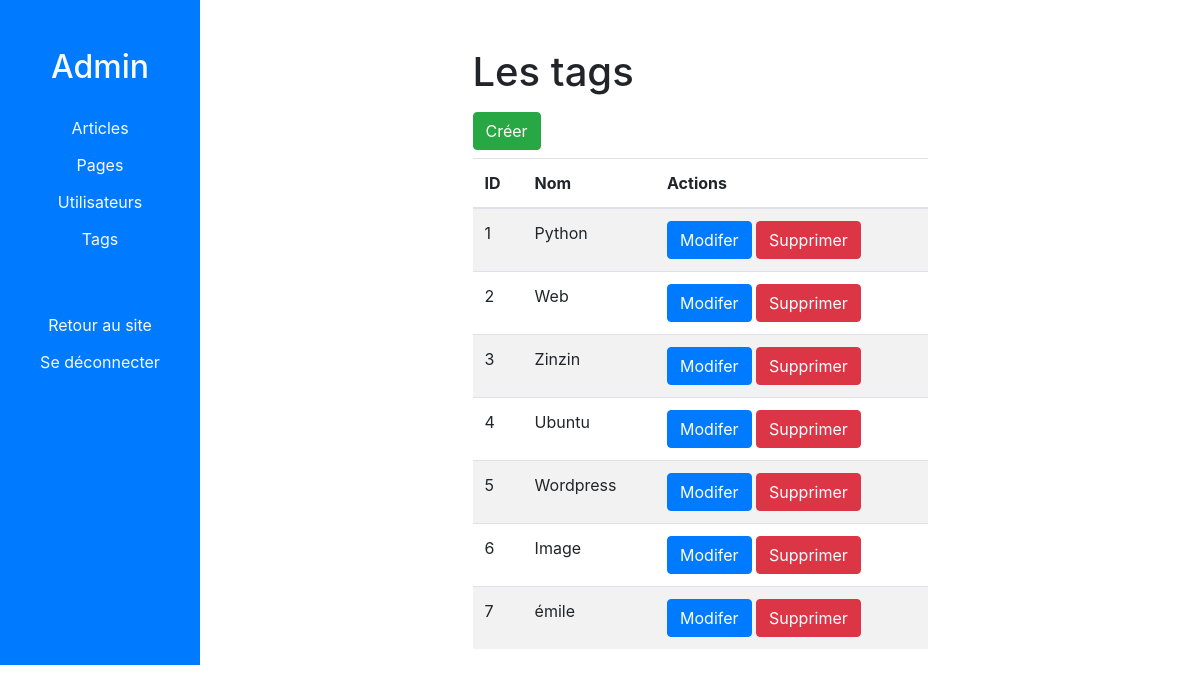
/admin/tags (signed in), run on an earlier commit of the app's database.
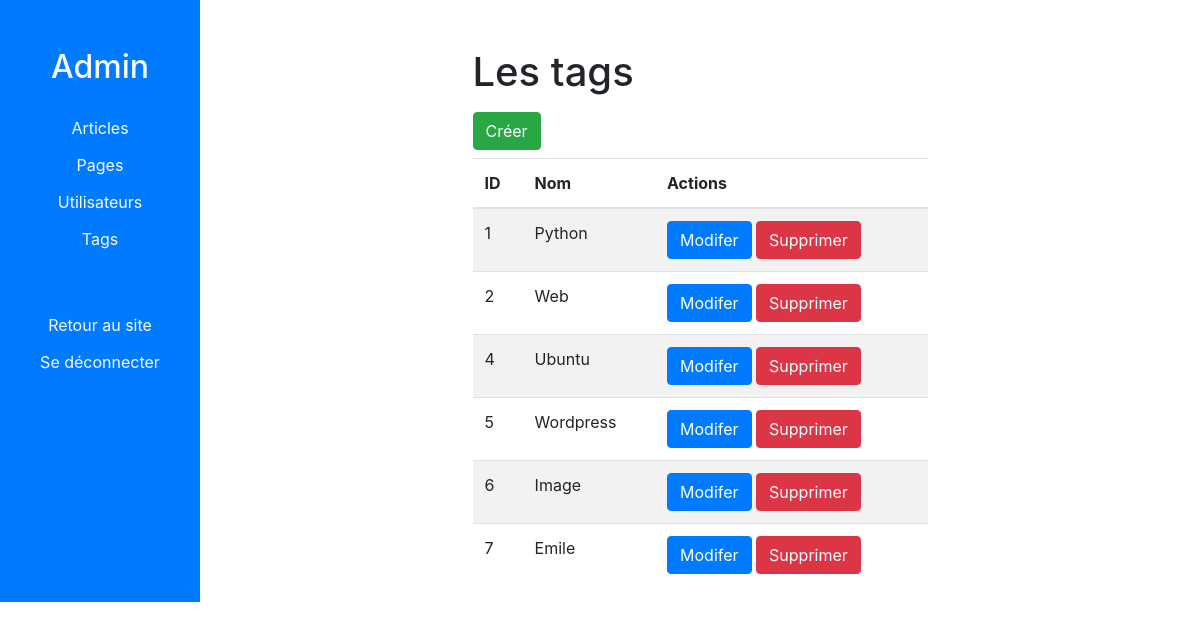
And on a later commit of the database.
### views.py (models this page shows)
class Tag(db.Model):
    id = db.Column(db.Integer, primary_key=True)
    name = db.Column(db.String(50), nullable=False)

### views.py (the view)
@app.route('/admin/tags')
@login_required
def admin_tags():
    tags = Tag.query.all()
    return render_template('admin-tags.html', tags=tags)

### views.py (called while the page is built)
@login_manager.user_loader
def load_user(user_id):
    return User.query.get(user_id)

@app.context_processor
def inject_pages():
    pages = Page.query.filter_by(published=True)
    return {'site_pages': pages}

### templates/admin-tags.html (shortened to what this page needs)
{% extends 'admin.html' %}
{% block admin_content %}
<div class="col-md-9 col-lg-7 col-xl-6 mx-auto">
    <h1 class="mt-5">Les tags</h1>
    <a class="btn btn-success my-2" href="{{ url_for('admin_tags_create') }}">Créer</a>
    <table class="table table-striped">
        <thead>
            <tr>
                <th>ID</th>
                <th>Nom</th>
                <th>Actions</th>
            </tr>
        </thead>
        <tbody>
            {% for tag in tags %}
            <tr>
                <td>{{ tag.id }}</td>
                <td>{{ tag.name }}</td>
                <td>
                    <a class="btn btn-primary" href="{{ url_for('admin_tags_edit', tag_id=tag.id) }}">
                        Modifer
                    </a>
                    <form action="{{ url_for('admin_tags_delete', tag_id=tag.id) }}" method="POST" class="d-inline">
                        <input type="submit" class="btn btn-danger" value="Supprimer">
                    </form>
                </td>
            </tr>
            {% endfor %}
        </tbody>
    </table>
</div>
{% endblock %}

What changed in the data, as far as the page shows it:
removed Tag: id "3", name "Zinzin"
changed Tag id 7: name "émile" → "Emile"
